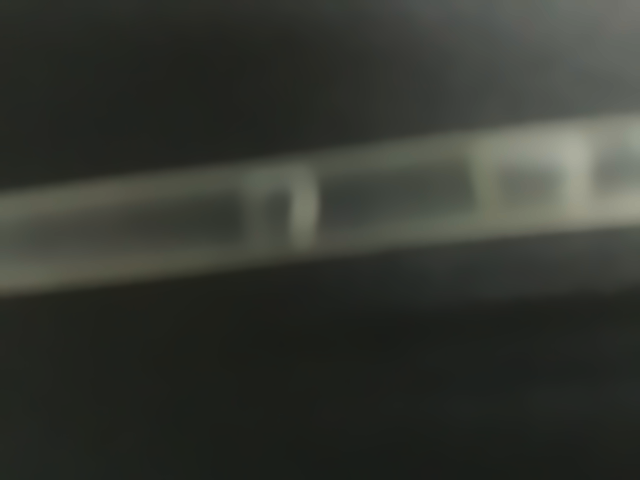
#> input picture test/test1.jpg, 640 x 480 px
$ python no_cam.py   (older library calls are emulated)
#> lines starting #> are read from the running program, lines starting #| are printed output that depends on the picture; after the words box and inside, x2 and y2 are one past the last pixel; in counts of white or black regions, pixels touching at a corner belong together
import cv2
import numpy as np
from matplotlib import pyplot as plt
import copy
import os, datetime, threading, sys

# 100px = 0.3mm
def pattern(img_rgb, template):
	img_gray = cv2.cvtColor(img_rgb, cv2.COLOR_BGR2GRAY)
	#template = cv2.imread('pattern.jpg',0)
	w, h = template.shape[::-1]

	res = cv2.matchTemplate(img_gray,template,cv2.TM_CCOEFF_NORMED)
	threshold = 0.8
	loc = np.where( res >= threshold)
	for pt in zip(*loc[::-1]):
	    cv2.rectangle(img_rgb, pt, (pt[0] + w, pt[1] + h), (0,0,255), 2)
	cv2.imwrite('res.png',img_rgb)

def test():
	img = cv2.imread('test1.jpg',0)
#> img: shape (480, 640); min 26, max 171, mean 52.8
	#img = cv2.resize(img, (0,0), fx=0.3, fy=0.3)
	cv2.imwrite('test_original.jpg', img)
	laplacian = cv2.Laplacian(img,cv2.CV_64F)
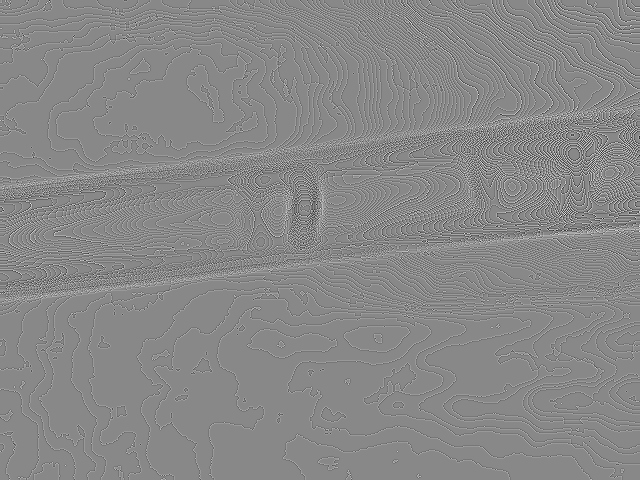
#> laplacian: shape (480, 640) float64; min -8, max 7, mean -1.63e-05; drawn with min black and max white
	sobelx = cv2.Sobel(img,cv2.CV_64F,1,0,ksize=5)
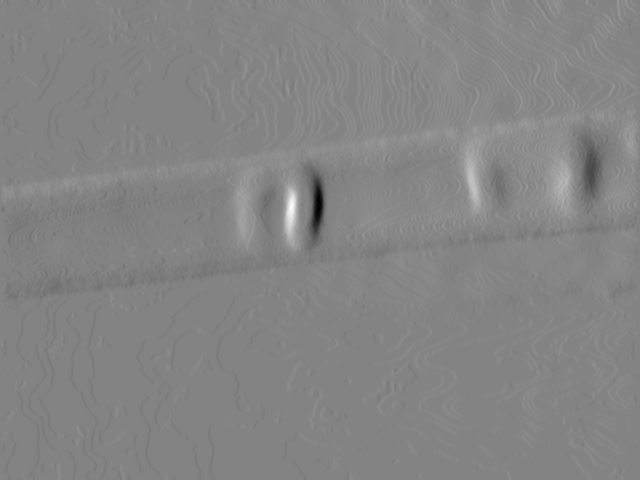
#> sobelx: shape (480, 640) float64; min -826, max 770, mean 6.5; drawn with min black and max white
	cv2.imwrite('test_result64.jpg', laplacian)
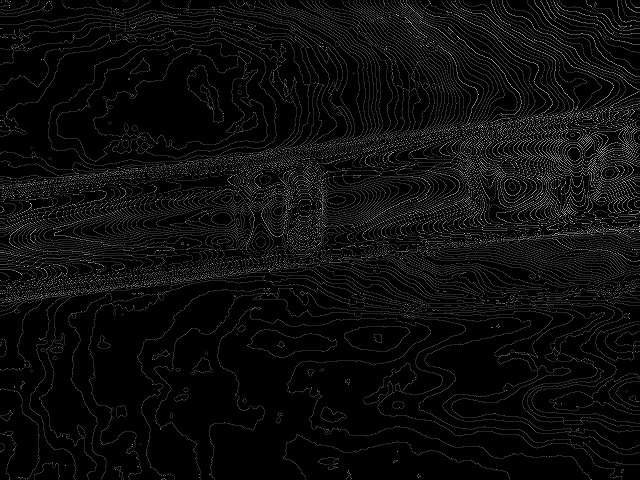
#> saved as test_result64.jpg: shape (480, 640); min 0, max 7, mean 0.311; drawn with min black and max white
	cv2.imwrite('test_resultx.jpg', sobelx)
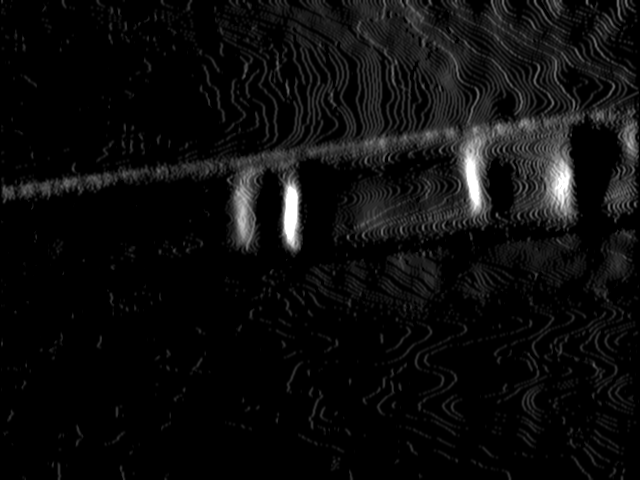
#> saved as test_resultx.jpg: shape (480, 640); min 0, max 255, mean 12.7
	ret, thr = cv2.threshold(sobelx, 250, 255, cv2.THRESH_BINARY)
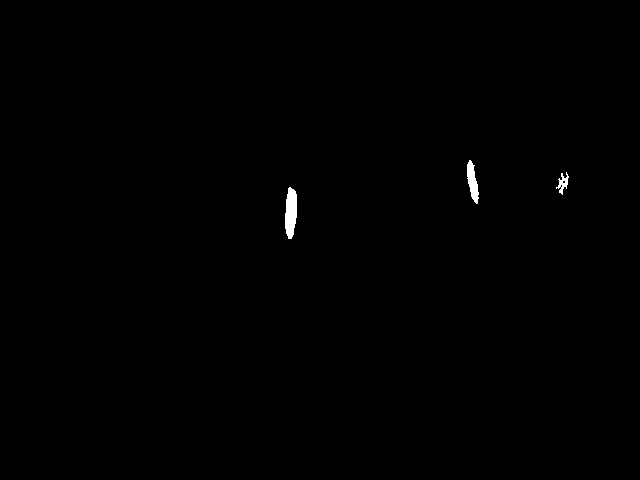
#> thr: shape (480, 640) float64; 0.3% white; 3 white regions, box (x1, y1, x2, y2) and area: (285, 187, 297, 239) 488, (467, 160, 479, 204) 307, (556, 172, 569, 195) 125
	cv2.imwrite('test_resultw.jpg', thr)
	thr = cv2.imread('test_resultw.jpg')
#> thr: shape (480, 640, 3); min 0, max 255, mean 0.8
	pattern_img = cv2.imread('pattern.jpg', 0)
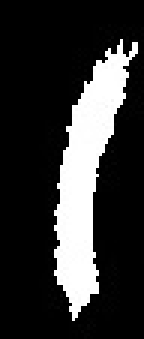
#> input picture test/pattern.jpg, 48 x 113 px (shown 3 times larger)
#> pattern_img is the input picture: shape (113, 48); min 0, max 255, mean 50.8
	pattern(thr, pattern_img)
#> in pattern, `res = cv2.matchTemplate(img_gray,template,cv2.TM_CCOEFF_NORMED)`:
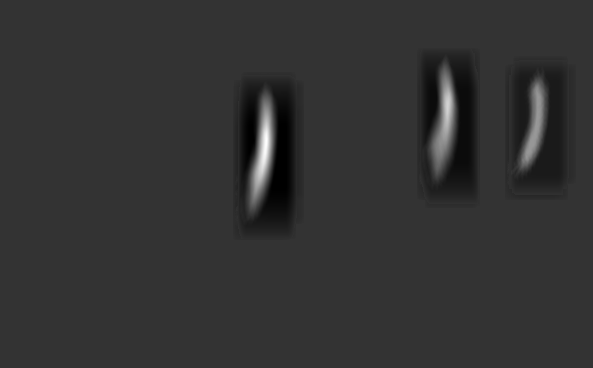
#> res: shape (368, 593) float32; min -0.158, max 0.628, mean -0.00188; drawn with min black and max white
#> in pattern, `loc = np.where( res >= threshold)`: loc = (empty array, empty array)

if __name__ == "__main__":
	print("START")
	test()
